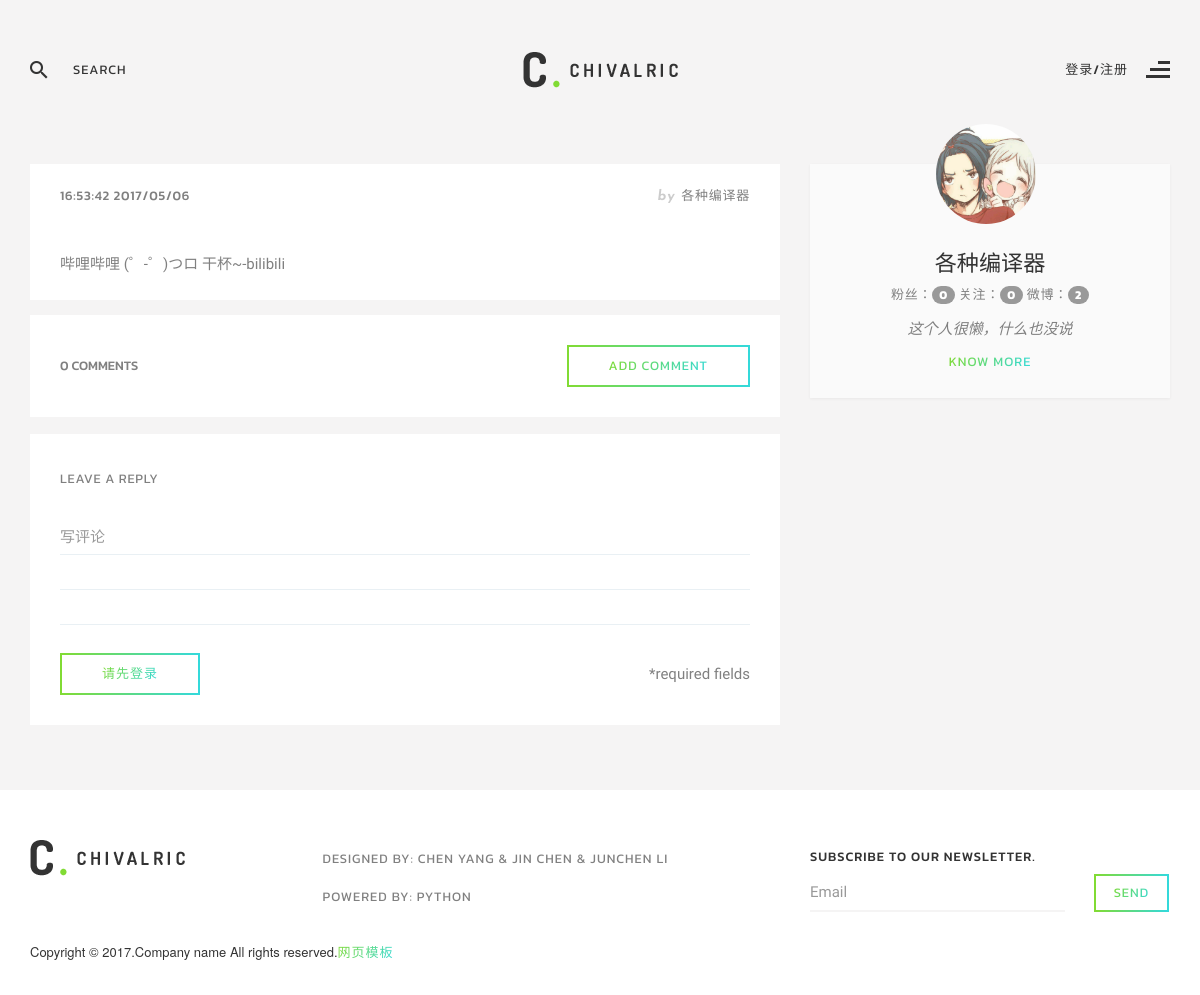
Page /content/1 on the earlier database version.
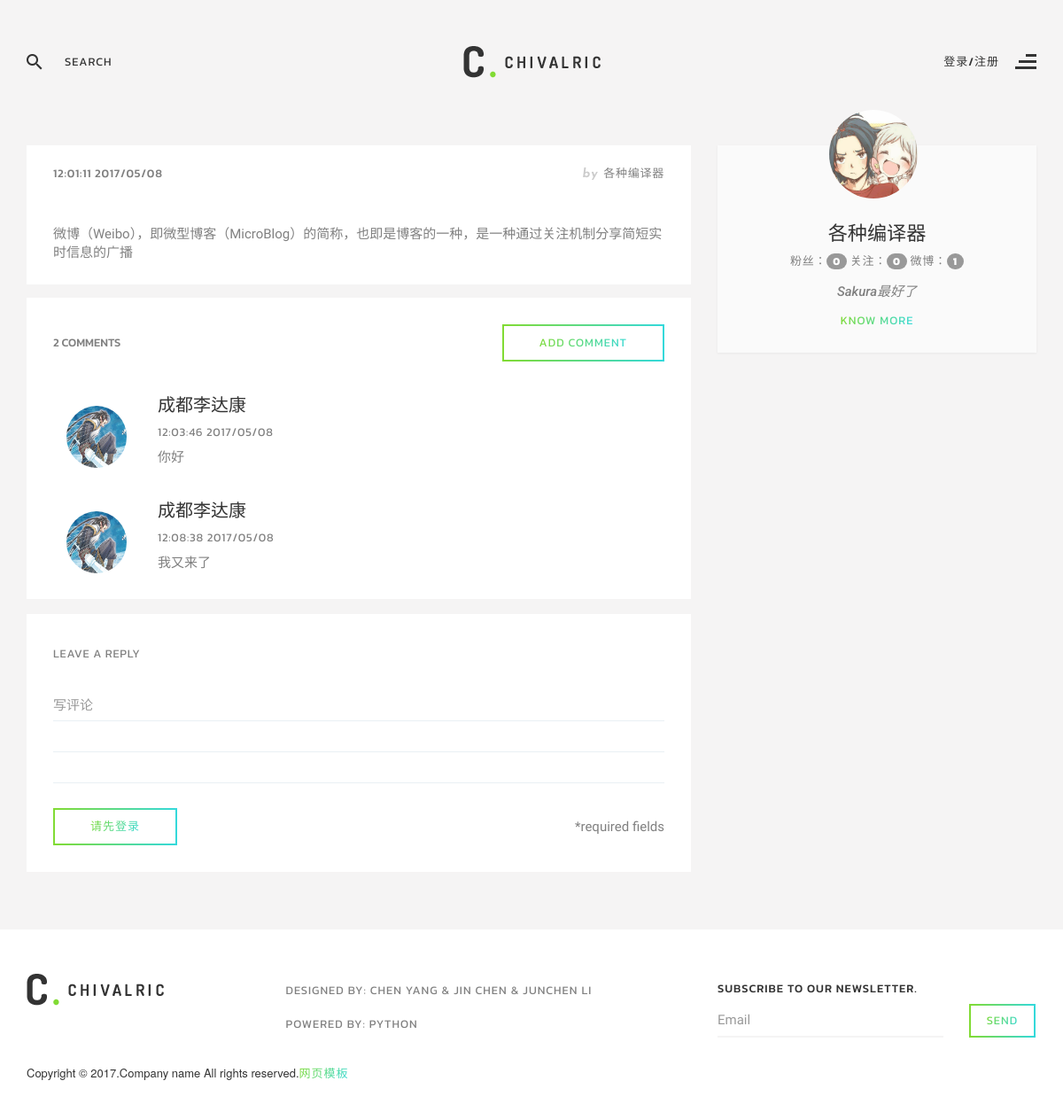
Same page on the later database version.
### weibo/models.py (models this page shows, shortened)
class Article(db.Model):
	__tablename__ = 'articles'
	id = db.Column(db.Integer, primary_key=True)
	content = db.Column(db.String(140), nullable=False)
	timestamp = db.Column(db.DateTime, default=datetime.utcnow, index=True)
	user_id = db.Column(db.Integer, db.ForeignKey('users.id'))
	comments = db.relationship('Comment', backref='article')
	comments_number = db.Column(db.Integer, default=0)
	like = db.relationship('Like', backref='article')
	like_number = db.Column(db.Integer, default=0)

class User(UserMixin, db.Model):
	__tablename__ = 'users'
	id = db.Column(db.Integer, primary_key=True)
	email = db.Column(db.String(64), unique=True, index=True)
	username = db.Column(db.String(64), unique=True, index=True)
	password_hash = db.Column(db.String(128))
	image = db.Column(db.String(200), default='username.jpg')
	content = db.Column(db.String(200), default='这个人很懒，什么也没说')
	articles = db.relationship('Article', backref='user')
	comments = db.relationship('Comment', backref='user')
	like = db.relationship('Like', backref='user', lazy='dynamic')
	followers = db.relationship('Follow', foreign_keys=[Follow.followed_id], backref=db.backref('followed', lazy='joined'), lazy='dynamic', cascade='all, delete-orphan')
	followeds = db.relationship('Follow', foreign_keys=[Follow.follower_id], backref=db.backref('follower', lazy='joined'), lazy='dynamic', cascade='all, delete-orphan')
	@property
	def password(self):
		raise AttributeError('password is not a readable attribute')

class Comment(db.Model):
	__tablename__ = 'comments'
	id = db.Column(db.Integer, primary_key=True)
	content = db.Column(db.String(200), nullable=False)
	timestamp = db.Column(db.DateTime, default=datetime.utcnow, index=True)
	user_id = db.Column(db.Integer, db.ForeignKey('users.id'))
	article_id = db.Column(db.Integer, db.ForeignKey('articles.id'))

### weibo/main/views.py (the view, shortened to what this page needs)
@main.route('/content/<article_id>', methods=['GET', 'POST'])
def content(article_id):
	loginform = LoginForm()
	registerform = RegisterForm()
	commentform = CommentForm()
	article = Article.query.filter_by(id=article_id).first()
	n = article.id
	comments =Comment.query.filter_by(article_id=article_id)
	total = Article.query.filter_by(user_id=article.user.id).count()
	return render_template('content.html', article=article, total=total, comments=comments, loginform=loginform, registerform=registerform, commentform=commentform)

### weibo/main/forms.py (shortened to what this page needs)
class LoginForm(Form):
	email = StringField('邮箱：', validators=[Required(), Length(1, 64), Email()])
	password = PasswordField('密码：', validators=[Required()])
	remember_me = BooleanField('记住我')
	submit = SubmitField('登录')

class RegisterForm(Form):
	email = StringField('邮箱：', validators=[Required(), Length(1, 64), Email()])
	username = StringField('用户名：', validators=[
		Required(), Length(1, 64)
		])
	password =PasswordField('密码：', validators=[Required()])
	password2 = PasswordField('重复密码：', validators=[Required(), EqualTo('password', message='两次密码应一致')])
	submit = SubmitField('注册')

### weibo/templates/content.html (shortened to what the changed rows need)
﻿<!DOCTYPE html>
<html lang="en">
<head>
    <link rel="stylesheet" href="../static/css/bootstrap.min.css">
    <link rel="stylesheet" href="../static/css/font-awesome.min.css">
    <link rel="stylesheet" href="../static/vendors/owl-carousel/assets/owl.carousel.css">
    <link rel="stylesheet" href="../static/vendors/magnific-popup/magnific-popup.css">
    <link rel="stylesheet" href="../static/vendors/flexslider/flexslider.css">
    <link href="../static/bootstrap3/css/bootstrap.css" rel="stylesheet" />
    <link href="../static/css/login-register.css" rel="stylesheet" />
    <link rel="stylesheet" href="http://netdna.bootstrapcdn.com/font-awesome/4.0.3/css/font-awesome.css">
    <link href="../static/css/style.css" rel="stylesheet">
    <link href="../static/css/theme/green.css" rel="stylesheet">
</head>
<body class="home">
    <section class="row content-wrap">
        <div class="container">
        <h2 class="page-title text-center">&nbsp;</h2>
            <div class="row">
                <div class="col-md-8 single-post-contents">
                    <article class="single-post-content row m0 post">
                        <header class="row">
                            <h5 class="post-meta">
                                <a href="#" class="date" style="float: left;">{{ moment(article.timestamp).format('HH:mm:ss YYYY/MM/DD') }}</a>
                                <span class="post-author"><i>by</i><a href="/{{ article.user.username }}">{{ article.user.username }}</a></span>
                            </h5>
                        </header>
                        <div class="post-content row">
                            <p style="width: 100%; word-wrap: break-word;" class="personal-font-p">{{ article.content }}</p>
                        </div>
                    </article>
                    <article class="single-post-content row m0 post">
                        <div class="row m0 comments">
                            <h5 class="response-count">{{ article.comments_number }} comments<a href="#comment-form" class="btn btn-primary pull-right"><span>add comment</span></a></h5>
                            {% for comment in comments %}
                            <div class="media comment">
                                <div class="media-left">
                                    <a href="/{{ comment.user.username }}"><img src="../static/images/touxiang/{{ comment.user.image }}" alt="" class="img-circle" width="70" height="70"></a>
                                </div>
                                <div class="media-body">
                                    <h4><a href="/{{ comment.user.username }}">{{ comment.user.username }}</a></h4>
                                    <h5><a href="#" class="date">{{ moment(comment.timestamp).format('HH:mm:ss YYYY/MM/DD') }}</a></h5>
                                    <p style="width: 100%; word-wrap: break-word;" class="personal-font-p">{{ comment.content }}</p>
                                </div>
                            </div>
                            {% endfor %}
                        </div>
                    </article>
                </div>
                <div class="col-md-4 sidebar">
                    <aside class="row m0 widget-author widget">
                        <div class="widget-author-inner row">
                            <div class="author-avatar row">
                                <a href="/{{ article.user.username }}"><img src="../static/images/touxiang/{{ article.user.image }}" alt="" class="img-circle" width="100" height="100"></a>
                            </div>
                            <a href="/{{ article.user.username }}">
                                <h2 class="author-name">{{ article.user.username }}</h2>
                            </a>
                            <div class="author-title">
                                粉丝：<span class="badge">{{ article.user.followers.count() }}</span>
                                关注：<span class="badge">{{ article.user.followeds.count() }}</span>
                                微博：<span class="badge">{{ total }}</span>
                            </div>
                            <p class="text-center">{{ article.user.content }}</p>
                            <a href="/{{ article.user.username }}" class="know-more">know more</a>
                        </div>
                    </aside>
                </div>
            </div>
        </div>
    </section>
</body>
</html>

Differences in the rows shown:
changed Article: timestamp "16:53:42 2017/05/06" → "12:01:11 2017/05/08"; content "哔哩哔哩 (゜-゜)つロ 干杯~-bilibili" → "微博（Weibo），即微型博客（MicroBlog）的简称，也即是博客的一种，是一种通过关注机制分享简短实时信息的广播"; comments_number "0" → "2"
changed User "各种编译器": user.content "这个人很懒，什么也没说" → "Sakura最好了"
added Comment: user.image (picture), user.username "成都李达康", timestamp "12:03:46 2017/05/08", content "你好"
added Comment: user.image (picture), user.username "成都李达康", timestamp "12:08:38 2017/05/08", content "我又来了"
Other differences:
{{ total }}: "2" → "1"
